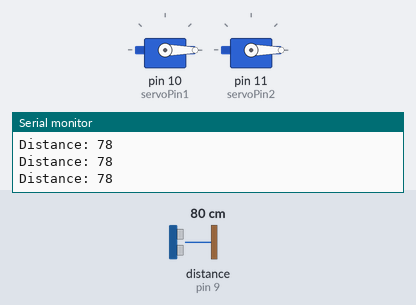
Recording of a sketch running on a simulated Arduino Uno, built with avr-gcc and run on an emulated ATmega328P. On the bench: 2 × servo, the last lines printed to the serial monitor. Wiring (inferred from the names in the program): ultrasonic range finder: trigger pin 8; echo pin 9. The inputs (shaded band) are chosen by the test bench; at power-on: distance to the obstacle (sensor on pin 9) 80 cm. The echo pulse lasts 58.3 µs per cm.

Above: at 1.2 s.
1.3 s: distance to the obstacle (sensor on pin 9) set to 23 cm
2.8 s: distance to the obstacle (sensor on pin 9) set to 19 cm
At 3.3 s:
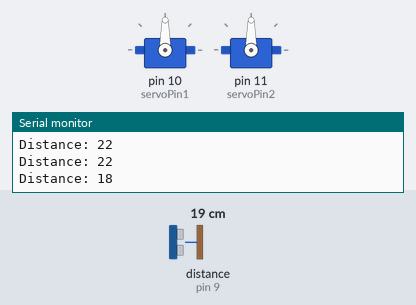
4.4 s: distance to the obstacle (sensor on pin 9) set to 35 cm
At 6.7 s:
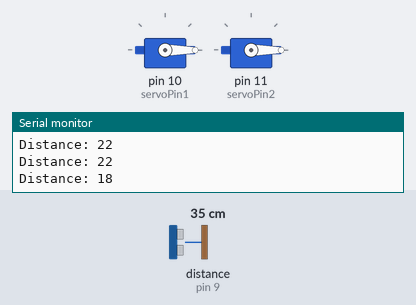
7.4 s: distance to the obstacle (sensor on pin 9) set to 2 cm
At 8.3 s:
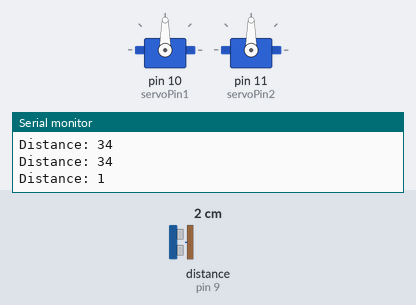
Timing chart, 0 to 9.9 s (numbered marks = the images above; inputs shaded):
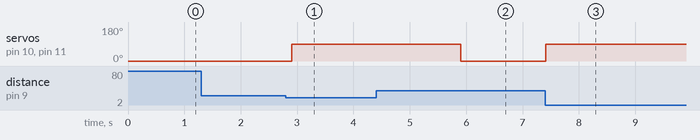

Measured:
- the behaviour switches between 21 and 20 cm on distance to the obstacle (sensor on pin 9) (found by bisection; images 0 and 1)
- after the input at 2.8 s, servo on pin 10 (servoPin1), servo on pin 11 (servoPin2): 0° → 90° after 0.10 s
- after the input at 4.4 s, servo on pin 10 (servoPin1), servo on pin 11 (servoPin2): goes on until 5.9 s, then stays 0°
- after the input at 7.4 s, servo on pin 10 (servoPin1), servo on pin 11 (servoPin2): 0° → 90° at once

The sketch:

09-dual-servo-automatic-bin.ino
```cpp
#include <Servo.h>

// Pin definitions
const int trigPin = 8;    // Ultrasonic sensor Trig pin
const int echoPin = 9;   // Ultrasonic sensor Echo pin
const int servoPin1 = 10; // First servo motor signal pin
const int servoPin2 = 11; // Second servo motor signal pin

// Servo objects
Servo binServo1;
Servo binServo2;

// Adjustable parameters
const int distanceThreshold = 20; // Distance in cm to trigger the bin (adjust as needed)
int openTime = 3000;             // Time in milliseconds to keep the bin open (adjustable, e.g., 10000 for 10 seconds)

// Variables
long duration;
int distance;

void setup() {
  // Initialize serial communication for debugging (optional)
  Serial.begin(9600);

  // Set ultrasonic pins
  pinMode(trigPin, OUTPUT);
  pinMode(echoPin, INPUT);

  // Attach servos to pins
  binServo1.attach(servoPin1);
  binServo2.attach(servoPin2);

  // Initialize servos to closed position (assume 0 degrees is closed)
  binServo1.write(0);
  binServo2.write(0);
}

void loop() {
  // Measure distance using ultrasonic sensor
  digitalWrite(trigPin, LOW);
  delayMicroseconds(2);
  digitalWrite(trigPin, HIGH);
  delayMicroseconds(10);
  digitalWrite(trigPin, LOW);

  duration = pulseIn(echoPin, HIGH);
  distance = duration * 0.034 / 2; // Calculate distance in cm

  // Print distance for debugging (optional)
  Serial.print("Distance: ");
  Serial.println(distance);

  // Check if object is within threshold
  if (distance < distanceThreshold && distance > 0) { // Added >0 to avoid false positives
    // Open the bin (rotate both servos to, e.g., 90 degrees)
    binServo1.write(90);
    binServo2.write(90);

    // Wait for the adjustable open time
    delay(openTime);

    // Close the bin (rotate both servos back to 0 degrees)
    binServo1.write(0);
    binServo2.write(0);

    // Optional: Add a small delay to prevent immediate re-triggering
    delay(1000);
  }

  // Small delay between measurements
  delay(100);
}
```
